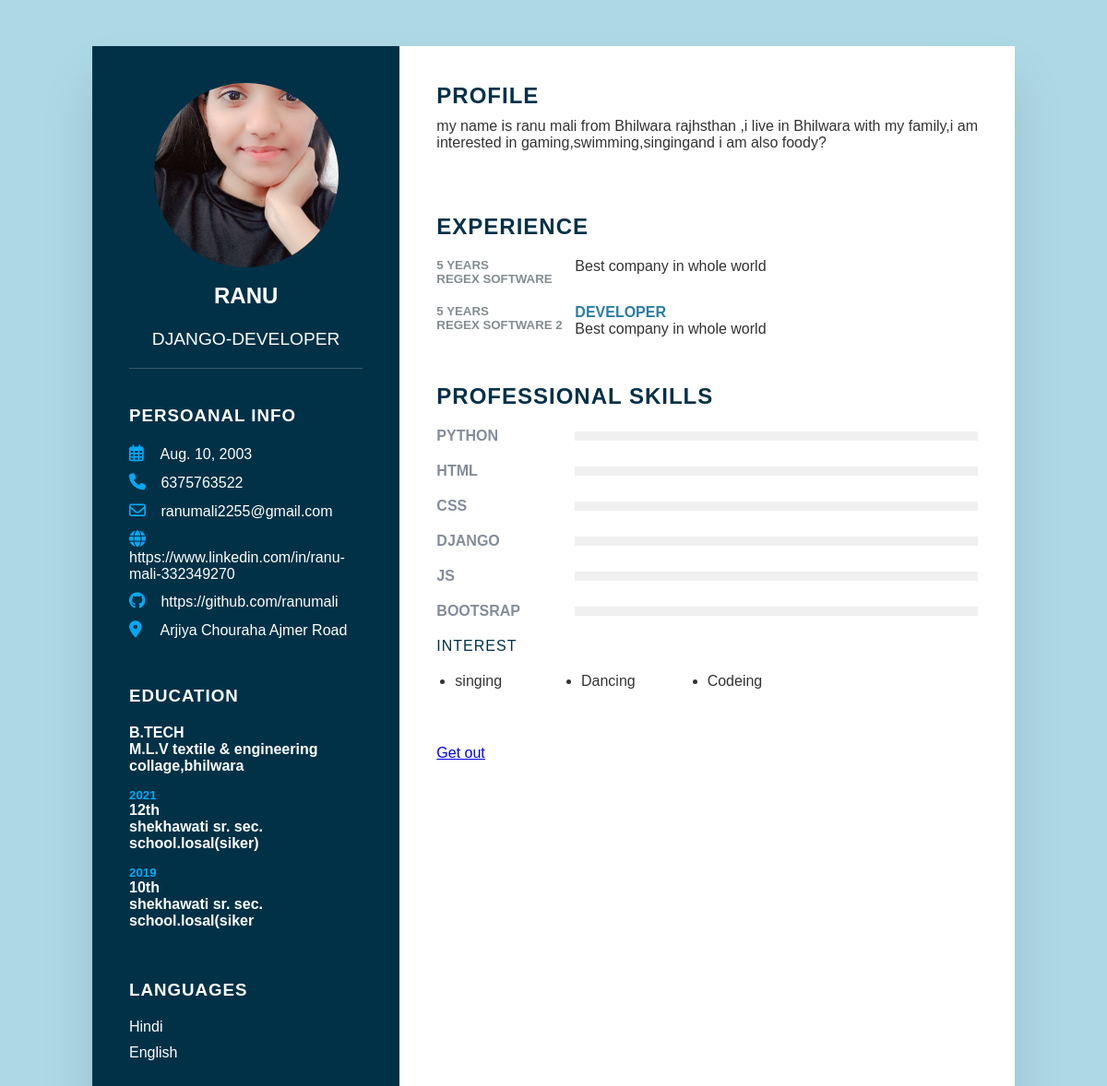
The page /get/ (signed in) on the database its author committed.
### resume_app/models.py (models this page shows)
class my_resume(models.Model):
    user = models.ForeignKey(User,on_delete=models.CASCADE,null=True,blank=True)
    name=models.CharField(max_length=100)
    image=models.ImageField(upload_to='media')
    ability=models.CharField(max_length=100)
    dob=models.DateField()
    mobile=models.CharField(max_length=14)
    email=models.EmailField(max_length=250)
    github_id=models.CharField(max_length=250)
    linkedin_id=models.CharField(max_length=250)
    address=models.CharField(max_length=50)
    years_degree=models.CharField(max_length=15)
    name_degree=models.CharField(max_length=30)
    clg_name=models.CharField(max_length=100)
    year12th=models.CharField(max_length=15)
    class_name12th=models.CharField(max_length=10)
    school_name12th=models.CharField(max_length=100)
    year10th=models.CharField(max_length=15)
    class_name10th=models.CharField(max_length=10)
    school_name10th=models.CharField(max_length=100)
    language_1=models.CharField(max_length=50)
    percentage_1=models.CharField(max_length=70)
    para_1=models.CharField(max_length=500)
    working_years_1=models.CharField(max_length=50)
    company_name_1=models.CharField(max_length=50)
    designation_1=models.CharField(max_length=50)
    about_1=models.CharField(max_length=250)
    working_years_2=models.CharField(max_length=50)
    company_name_2=models.CharField(max_length=50)
    designation_2=models.CharField(max_length=50)
    about_2=models.CharField(max_length=250)
    skill_1=models.CharField(max_length=50)
    percent_1=models.CharField(max_length=30)
    interest_1=models.CharField(max_length=50)

### resume_app/views.py (the view)
# urls.py: path('get/',views.get_data),
def get_data(request):
    data= my_resume.objects.filter(user=request.user)
    skill = []
    skill_per = []
    interest = []
    language = []
    for i in data[0].skill_1.split(','):
      skill.append(i)
    print(skill)
    for i in data[0].percent_1.split(','):
      skill_per.append(i)
    for i in data[0].interest_1.split(','):
      interest.append(i)
    for i in data[0].language_1.split(','):
      language.append(i)
    print(skill_per)
    context = {
       'data':data,
       'skill':skill,
       'skill_per':skill_per,
       'interest':interest,
       'language':language
    }
    return render(request,'resume.html',context)

### templates/resume.html (shortened to what this page needs)
<!DOCTYPE html>
{% load  static %}
<html lang="en">
<head>
    <link rel="stylesheet" href="https://cdnjs.cloudflare.com/ajax/libs/font-awesome/6.4.2/css/all.min.css"
 />
</head>
<body>
    {% for i in data %}
       <form action="">
       <div class="container">
         <div class="left">
             <div class="profiletxt">
                 <div class="imbox">
                    <img src="/media/{{i.image}}"
                        alt="" >
                </div>
                <h2>{{i.name}}<br> <br>
                <span>{{i.ability}}</span></h2>
            </div>
            <div class="contact_info">
                <h3 class="title">persoanal Info</h3>
                <ul>
                    <li>
                        <span class="icon"><i class="fa-regular fa-calendar-days"></i></span>
                        <span class="text">{{i.dob}}</span>
                    </li>
                    <li>
                        <span class="icon"><i class="fa-solid fa-phone"></i></span>
                        <span class="text"> {{i.mobile }}</span>
                    </li>
                    <li>
                        <span class="icon"><i class="fa-regular fa-envelope"></i></span>
                        <span class="text"> {{i.email}}</span>
                    </li>
                    <li>
                        <span class="icon"><i class="fa-solid fa-globe"></i></span>
                        <span class="text"> {{i.linkedin_id}}</span>
                    </li>
                    <li>
                        <span class="icon"><i class="fa-brands fa-github"></i></span>
                        <span class="text">{{i.github_id}}</a> </span>
                    </li>
                    <li>
                        <span class="icon"><i class="fa-solid fa-location-dot"></i></span>
                        <span class="text">{{i.address}}</span>
                    </li>
                </ul>
            </div>
            <div class="contact_info education">
                <h3 class="title">Education</h3>
                <ul>
                    <li>
                        <h4>{{i.name_degree}}</h4>
                        <h4>{{i.clg_name}}</h4>
                    </li>
                    <li>
                        <h5>{{i.year12th}}</h5>
                        <h4>{{i.class_name12th}}</h4>
                        <h4>{{i.school_name12th}}</h4>
                    </li>
                    <li>
                        <h5>{{i.year10th}}</h5>
                        <h4>{{i.class_name10th}}</h4>
                        <h4>{{i.school_name10th}}</h4>
                    </li>
                </ul>
            </div>
            <div class="contact_info language">
                <h3 class="title">Languages</h3>
                <ul>
                    {% for j in language %}
                    <li>
                        <span class="text">{{j}}</span>
                    </li>
                    {% endfor %}
                </ul>
            </div>
        </div>
        <div class="right">
            <div class="about">
                <h2 class="title2">Profile</h2>
                <p>{{i.para_1}}? <br> <br>{{i.para_2}} </p>
            </div>
            <div class="about">
                <h2 class="title2">Experience</h2>
                <div class="box">
                    <div class="year_company">
                        <h5>{{i.working_years_1}}</h5>
                        <h5>{{i.company_name_1}}</h5>
                    </div>
                    <div class="text">
                        <p>{{i.about_1}}</p>
                    </div>
                </div>
                <div class="box">
                    <div class="year_company">
                        <h5>{{i.working_years_2}}</h5>
                        <h5>{{i.company_name_2}}</h5>
                    </div>
                    <div class="text">
                        <h4>{{i.designation_2}}</h4>
                        <p>{{i.about_2}}</p>
                    </div>
                </div>
            </div>
            <div class="about skills">
                <h2 class="title2">Professional Skills</h2>
                {% for j in skill %}
                <div class="box">
                    <h4>{{j}}</h4>
                    <div class="percent"><div style="width:{{i.Present_1}}%"></div></div>
                </div>
                {% endfor %}
            <div class="about interest">
                <div class="title2">Interest</div>
                <ul>
                    {% for j in interest %}
                    <li>{{j}}</li>
                    {% endfor %}
                </ul>
            </div>
        </div>
        <p> <a href="/logout/"> Get out</a></p>
    </div>
</form>
    {% endfor %}
</body>
</html>

### templates/resume.html (style rules this page uses)
* { margin: 0px; padding: 0px; box-sizing: border-box; font-family: 'Poppins', sans-serif; }
body { background-color: lightblue; display: flex; justify-content: center; align-items: center; min-height: 100vh; }
.container { position: relative; width: 100%; max-width: 1000px; min-height: 1000px; margin: 50px; background-color: #fff; display: grid; grid-template-columns: 1fr 2fr; box-shadow: 0 35px 55px rgb(0, 0, 0, 0.1); }
.container .left { position: relative; background-color: #003147; padding: 40px; }
.container .right { position: relative; background-color: #fff; padding: 40px; }
.profiletxt { position: relative; display: flex; flex-direction: column; align-items: center; padding-bottom: 20px; border-bottom: 1px solid rgba(255, 255, 255, 0.2); }
.profiletxt .imbox { position: relative; height: 200px; width: 200px; border-radius: 50%; overflow: hidden; }
.profiletxt .imbox img { position: absolute; top: 0px; left: 0px; object-fit: cover; height:100%; width:100%; }
.profiletxt h2 { color: #fff; font-size: 1.5rem; margin-top: 20px; text-transform: uppercase; text-align: center; font-weight: 600; line-height: 1.4rem; }
.profiletxt h2 span { font-size: 0.8em; font-weight: 300; }
.contact_info { padding-top: 40px; }
.title { color: #fff; text-transform: uppercase; font-weight: 600; letter-spacing: 1px; margin-bottom: 20px; }
.contact_info ul { position: relative; }
.contact_info ul li { position: relative; list-style: none; margin: 10px 0; cursor: pointer; }
.contact_info ul li .icon { display: inline-block; width: 30px; font-size: 18px; color: #03a9f4; }
.contact_info ul li span { color: #fff; font-weight: 300px; }
.contact_info.education li { margin-bottom: 15px; }
.contact_info.education h5 { color: #03a9f4; font-weight: 500px; }
.contact_info.education h4:nth-child(2) { color: #fff; font-weight: 500px; }
.contact_info.education h4 { color: #fff; font-weight: 300px; }
.about { margin-bottom: 50px; }
.about:last-child { margin-bottom: 0; }
.title2 { color: #003147; text-transform: uppercase; letter-spacing: 1px; margin-bottom: 10px; }
p { color: #333; text-align: justify; }
.about .box { display: flex; flex-direction: row; margin: 20px 0; }
.about .box .year_company { min-width: 150px; }
.about .box .year_company h5 { text-transform: uppercase; color: #848c90; font-weight: 600; }
.about .box .text h4 { text-transform: uppercase; color: #2a7da2; font-size: 16px; }
.skills .box { position: relative; width: 100%; display: grid; grid-template-columns: 150px 1fr; justify-content: center; align-items: center; }
.skills .box h4 { text-transform: uppercase; color: #848c99; }
.skills .box .percent { position: relative; width: 100%; height: 10px; background-color: #f0f0f0; }
.interest ul { display: grid; grid-template-columns: repeat(4,1fr); margin: 0 20px; }
.interest ul li { color: #333; font-weight: 500; margin: 10px 0; }

### rows shown on the page
my_resume: image (picture), name "RANU", ability "DJANGO-DEVELOPER", dob "Aug. 10, 2003", mobile "6375763522", email "ranumali2255@gmail.com", linkedin_id "https://www.linkedin.com/in/ranu-mali-332349270", github_id "https://github.com/ranumali", address "Arjiya Chouraha Ajmer Road", name_degree "B.TECH", clg_name "M.L.V textile & engineering collage,bhilwara", year12th "2021", class_name12th "12th", school_name12th "shekhawati sr. sec. school.losal(siker)", year10th "2019", class_name10th "10th", school_name10th "shekhawati sr. sec. school.losal(siker", language "Hindi" "English", para_1 "my name is ranu mali from Bhilwara rajhsthan ,i live in Bhilwara with my family,i am interested in gaming,swimming,singingand i am also foody", working_years_1 "5 YEARS", company_name_1 "REGEX SOFTWARE", about_1 "Best company in whole world", working_years_2 "5 YEARS", company_name_2 "REGEX SOFTWARE 2", designation_2 "DEVELOPER", about_2 "Best company in whole world", skill "PYTHON" "HTML" "CSS" "DJANGO" "JS" "BOOTSRAP", interest "singing" "Dancing" "Codeing"
